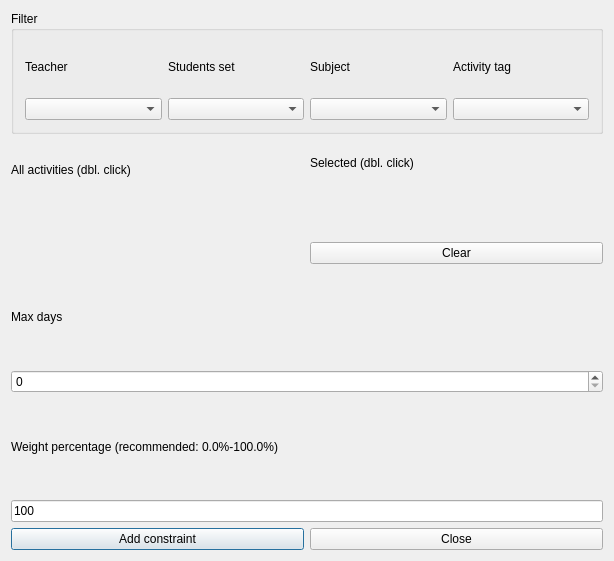
<?xml version="1.0" encoding="UTF-8"?>
<ui version="4.0">
 <class>AddConstraintMaxDaysBetweenActivitiesForm_template</class>
 <widget class="QDialog" name="AddConstraintMaxDaysBetweenActivitiesForm_template">
  <property name="geometry">
   <rect>
    <x>0</x>
    <y>0</y>
    <width>614</width>
    <height>561</height>
   </rect>
  </property>
  <property name="windowTitle">
   <string extracomment="This is the title of the dialog to add a new constraint of this type">Add max days between activities</string>
  </property>
  <layout class="QGridLayout">
   <item row="4" column="0">
    <layout class="QHBoxLayout">
     <item>
      <widget class="QPushButton" name="addConstraintPushButton">
       <property name="text">
        <string>Add constraint</string>
       </property>
      </widget>
     </item>
     <item>
      <widget class="QPushButton" name="closePushButton">
       <property name="text">
        <string>Close</string>
       </property>
      </widget>
     </item>
    </layout>
   </item>
   <item row="3" column="0">
    <layout class="QVBoxLayout">
     <item>
      <widget class="QLabel" name="weightTextLabel">
       <property name="frameShape">
        <enum>QFrame::NoFrame</enum>
       </property>
       <property name="frameShadow">
        <enum>QFrame::Plain</enum>
       </property>
       <property name="text">
        <string>Weight percentage (recommended: 0.0%-100.0%)</string>
       </property>
       <property name="wordWrap">
        <bool>false</bool>
       </property>
      </widget>
     </item>
     <item>
      <widget class="QLineEdit" name="weightLineEdit">
       <property name="text">
        <string>100</string>
       </property>
      </widget>
     </item>
    </layout>
   </item>
   <item row="2" column="0">
    <layout class="QGridLayout">
     <item row="1" column="0">
      <widget class="QSpinBox" name="maxDaysSpinBox"/>
     </item>
     <item row="0" column="0">
      <widget class="QLabel" name="minDaysTextLabel">
       <property name="frameShape">
        <enum>QFrame::NoFrame</enum>
       </property>
       <property name="frameShadow">
        <enum>QFrame::Plain</enum>
       </property>
       <property name="text">
        <string>Max days</string>
       </property>
       <property name="wordWrap">
        <bool>false</bool>
       </property>
      </widget>
     </item>
    </layout>
   </item>
   <item row="0" column="0">
    <widget class="Q3GroupBox" name="groupBox3">
     <property name="title">
      <string>Filter</string>
     </property>
     <layout class="QGridLayout">
      <item row="0" column="0">
       <layout class="QGridLayout">
        <item row="0" column="3">
         <widget class="QLabel" name="activityTagsTextLabel">
          <property name="text">
           <string>Activity tag</string>
          </property>
          <property name="wordWrap">
           <bool>false</bool>
          </property>
         </widget>
        </item>
        <item row="1" column="1">
         <widget class="QComboBox" name="studentsComboBox"/>
        </item>
        <item row="1" column="3">
         <widget class="QComboBox" name="activityTagsComboBox"/>
        </item>
        <item row="0" column="1">
         <widget class="QLabel" name="studentsTextLabel">
          <property name="text">
           <string>Students set</string>
          </property>
          <property name="wordWrap">
           <bool>false</bool>
          </property>
         </widget>
        </item>
        <item row="1" column="2">
         <widget class="QComboBox" name="subjectsComboBox"/>
        </item>
        <item row="0" column="2">
         <widget class="QLabel" name="subjectsTextLabel">
          <property name="text">
           <string>Subject</string>
          </property>
          <property name="wordWrap">
           <bool>false</bool>
          </property>
         </widget>
        </item>
        <item row="1" column="0">
         <widget class="QComboBox" name="teachersComboBox"/>
        </item>
        <item row="0" column="0">
         <widget class="QLabel" name="teachersTextLabel">
          <property name="text">
           <string>Teacher</string>
          </property>
          <property name="wordWrap">
           <bool>false</bool>
          </property>
         </widget>
        </item>
       </layout>
      </item>
     </layout>
    </widget>
   </item>
   <item row="1" column="0">
    <layout class="QHBoxLayout">
     <item>
      <layout class="QVBoxLayout">
       <item>
        <widget class="QLabel" name="activitiesTextLabel">
         <property name="frameShape">
          <enum>QFrame::NoFrame</enum>
         </property>
         <property name="frameShadow">
          <enum>QFrame::Plain</enum>
         </property>
         <property name="text">
          <string>All activities (dbl. click)</string>
         </property>
         <property name="wordWrap">
          <bool>false</bool>
         </property>
        </widget>
       </item>
       <item>
        <widget class="Q3ListBox" name="activitiesListBox">
         <item>
          <property name="text">
           <string>New Item</string>
          </property>
         </item>
        </widget>
       </item>
      </layout>
     </item>
     <item>
      <layout class="QVBoxLayout">
       <item>
        <widget class="QLabel" name="selectedActivitiesTextLabel">
         <property name="frameShape">
          <enum>QFrame::NoFrame</enum>
         </property>
         <property name="frameShadow">
          <enum>QFrame::Plain</enum>
         </property>
         <property name="text">
          <string>Selected (dbl. click)</string>
         </property>
         <property name="wordWrap">
          <bool>false</bool>
         </property>
        </widget>
       </item>
       <item>
        <widget class="Q3ListBox" name="selectedActivitiesListBox">
         <item>
          <property name="text">
           <string>New Item</string>
          </property>
         </item>
        </widget>
       </item>
       <item>
        <widget class="QPushButton" name="pushButton6">
         <property name="text">
          <string>Clear</string>
         </property>
        </widget>
       </item>
      </layout>
     </item>
    </layout>
   </item>
  </layout>
 </widget>
 <layoutdefault spacing="6" margin="11"/>
 <customwidgets>
  <customwidget>
   <class>Q3GroupBox</class>
   <extends>QGroupBox</extends>
   <header>Qt3Support/Q3GroupBox</header>
   <container>1</container>
  </customwidget>
  <customwidget>
   <class>Q3Frame</class>
   <extends>QFrame</extends>
   <header>Qt3Support/Q3Frame</header>
   <container>1</container>
  </customwidget>
  <customwidget>
   <class>Q3ListBox</class>
   <extends>Q3Frame</extends>
   <header>q3listbox.h</header>
  </customwidget>
 </customwidgets>
 <tabstops>
  <tabstop>teachersComboBox</tabstop>
  <tabstop>studentsComboBox</tabstop>
  <tabstop>subjectsComboBox</tabstop>
  <tabstop>activityTagsComboBox</tabstop>
  <tabstop>activitiesListBox</tabstop>
  <tabstop>selectedActivitiesListBox</tabstop>
  <tabstop>maxDaysSpinBox</tabstop>
  <tabstop>weightLineEdit</tabstop>
  <tabstop>addConstraintPushButton</tabstop>
  <tabstop>closePushButton</tabstop>
  <tabstop>pushButton6</tabstop>
 </tabstops>
 <resources/>
 <connections/>
</ui>
